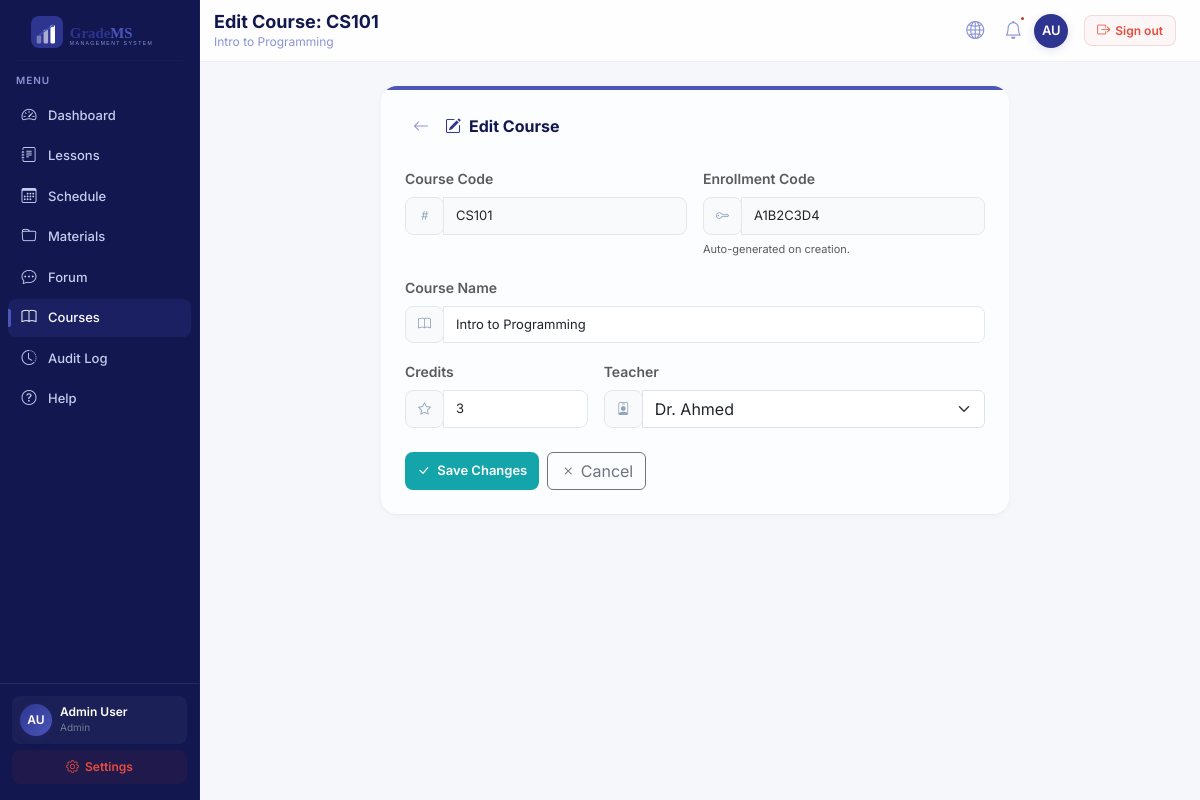
/admin/courses/1/edit (signed in), run on the app's committed database.
### tables this page shows
CREATE TABLE users (
    id INTEGER PRIMARY KEY AUTOINCREMENT,
    username TEXT UNIQUE NOT NULL,
    password_hash TEXT NOT NULL,
    full_name TEXT NOT NULL,
    email TEXT UNIQUE NOT NULL,
    role TEXT NOT NULL CHECK(role IN ('admin','teacher','student')),
    created_at TIMESTAMP DEFAULT CURRENT_TIMESTAMP
, avatar TEXT);

CREATE TABLE courses (
    id INTEGER PRIMARY KEY AUTOINCREMENT,
    course_code TEXT UNIQUE NOT NULL,
    course_name TEXT NOT NULL,
    credits INTEGER NOT NULL,
    teacher_id INTEGER REFERENCES users(id),
    enrollment_code TEXT UNIQUE NOT NULL,
    created_at TIMESTAMP DEFAULT CURRENT_TIMESTAMP
);

### blueprints/admin.py (the view, shortened to what this page needs)
@admin_bp.route('/courses/<int:course_id>/edit', methods=['GET', 'POST'])
@login_required
@require_role('admin')
@csrf_required
def edit_course(course_id):
    course = find_by_id(course_id)
    if not course:
        flash('Course not found.', 'danger')
        return redirect(url_for('admin.courses'))
    teachers = all_teachers()
    return render_template('admin/edit_course.html', course=course, teachers=teachers)

### app.py (called while the page is built)
def get_db():
    if 'db' in g:
        return g.db
    db_path = os.environ.get('TEST_DB_PATH') or os.path.join(os.path.dirname(os.path.abspath(__file__)), 'grades.db')
    conn = sqlite3.connect(db_path)
    conn.row_factory = sqlite3.Row
    conn.execute("PRAGMA foreign_keys = ON")
    return conn

### blueprints/admin.py (called while the page is built)
@admin_bp.before_request
def load_user():
    g.db = get_db()
    if 'user_id' in session:
        g.user = g.db.execute("SELECT * FROM users WHERE id=?", (session['user_id'],)).fetchone()
        if not g.user:
            session.clear()
            return redirect(url_for('auth.login'))

### models/course.py (called while the page is built)
def find_by_id(course_id: int) -> dict | None:
    db = get_conn()
    return db.execute("SELECT * FROM courses WHERE id=?", (course_id,)).fetchone()

### models/user.py (called while the page is built)
def all_teachers() -> Sequence[dict]:
    db = get_conn()
    return db.execute("SELECT * FROM users WHERE role='teacher' ORDER BY full_name").fetchall()

### utils/helpers.py (called while the page is built)
def generate_csrf_token() -> str:
    if 'csrf_token' not in session:
        session['csrf_token'] = secrets.token_hex(32)
    return session['csrf_token']

### templates/admin/edit_course.html (shortened to what this page needs)
{% extends 'base.html' %}
{% block page_content %}
{% set initials = g.user.full_name.split() | map('first') | join('') | upper %}
<div class="dashboard-wrapper">
    <aside class="dash-sidebar">
        <div class="sidebar-header">{% include '_logo.html' %}</div>
        <hr class="sidebar-divider">
        <div class="menu-label">{{ _('menu') }}</div>
        <ul class="sidebar-nav">
            <li><a href="{{ url_for('admin.dashboard') }}" class="nav-link"><i class="bi bi-speedometer2"></i>{{ _('dashboard') }}</a></li>
            <li><a href="#" class="nav-link"><i class="bi bi-journal-text"></i>{{ _('lessons') }}</a></li>
            <li><a href="#" class="nav-link"><i class="bi bi-calendar3"></i>{{ _('schedule') }}</a></li>
            <li><a href="#" class="nav-link"><i class="bi bi-folder"></i>{{ _('materials') }}</a></li>
            <li><a href="#" class="nav-link"><i class="bi bi-chat-dots"></i>{{ _('forum') }}</a></li>
            <li><a href="{{ url_for('admin.courses') }}" class="nav-link active"><i class="bi bi-book"></i>{{ _('courses') }}</a></li>
            <li><a href="{{ url_for('admin.audit_log') }}" class="nav-link"><i class="bi bi-clock-history"></i>{{ _('audit_log') }}</a></li>
            <li><a href="#" class="nav-link"><i class="bi bi-question-circle"></i>{{ _('help') }}</a></li>
        </ul>
        <div class="sidebar-footer">
            <div class="user-card">
                <div class="avatar"{% if g.user.avatar %} style="background-image:url({{ g.user.avatar }});background-size:cover;background-position:center;padding:0"{% endif %}>{% if not g.user.avatar %}{{ initials[:2] }}{% endif %}</div>
                <div class="user-info">
                    <div class="user-name">{{ g.user.full_name }}</div>
                    <div class="user-role">{{ session.role }}</div>
                </div>
            </div>
            <a href="{{ url_for('auth.profile') }}" class="sign-out"><i class="bi bi-gear"></i>{{ _('settings') }}</a>
        </div>
    </aside>
    <div class="dash-main">
        <header class="dash-topbar">
            <div class="dash-topbar-left">
                <h2>{{ _('edit_course') }}: {{ course.course_code }}</h2>
                <span class="subtitle">{{ course.course_name }}</span>
            </div>
            <div class="dash-topbar-right">
                <div class="dropdown d-inline-block">
                    <a href="#" class="lang-btn" data-bs-toggle="dropdown" aria-expanded="false" title="{{ _('language') }}"><i class="bi bi-globe2"></i></a>
                </div>
                <i class="bi bi-bell bell"><span class="badge-dot"></span></i>
                <a href="{{ url_for('auth.profile') }}" class="dash-avatar" title="{{ g.user.full_name }}">{% if not g.user.avatar %}{{ initials[:2] }}{% endif %}</a>
                <a href="{{ url_for('auth.logout') }}" class="btn-signout-top ms-1"><i class="bi bi-box-arrow-right"></i>{{ _('sign_out') }}</a>
            </div>
        </header>
        <main class="dash-content">
<div class="row justify-content-center">
    <div class="col-lg-8">
        <div class="card glass-card border-0 overflow-hidden">
            <div class="glass-accent" style="background:linear-gradient(90deg,#4B56B8,#4B56B8)"></div>
            <div class="card-body p-4">
                <div class="d-flex align-items-center gap-2 mb-4">
                    <a href="{{ url_for('admin.courses') }}" class="btn-back p-0"><i class="bi bi-arrow-left"></i></a>
                    <h5 class="mb-0 fw-bold" style="font-size:16px;color:#12174F"><i class="bi bi-pencil-square me-2" style="color:#2E3591"></i>{{ _('edit_course') }}</h5>
                </div>
                <form method="post">
                    <div class="row g-3">
                        <div class="col-md-6">
                            <label class="form-label small fw-semibold text-muted">{{ _('course_code') }}</label>
                            <div class="input-group">
                                <span class="input-group-text"><i class="bi bi-hash"></i></span>
                                <input class="form-control" value="{{ course.course_code }}" disabled>
                            </div>
                        </div>
                        <div class="col-md-6">
                            <label class="form-label small fw-semibold text-muted">{{ _('enrollment_code') }}</label>
                            <div class="input-group">
                                <span class="input-group-text"><i class="bi bi-key"></i></span>
                                <input class="form-control" value="{{ course.enrollment_code }}" disabled>
                            </div>
                            <small class="text-muted" style="font-size:11px">{{ _('auto_generated_on_create') }}</small>
                        </div>
                        <div class="col-12">
                            <label class="form-label small fw-semibold text-muted">{{ _('course_name') }}</label>
                            <div class="input-group">
                                <span class="input-group-text"><i class="bi bi-book"></i></span>
                                <input name="course_name" class="form-control" value="{{ course.course_name }}" required>
                            </div>
                        </div>
                        <div class="col-md-4">
                            <label class="form-label small fw-semibold text-muted">{{ _('credits_label') }}</label>
                            <div class="input-group">
                                <span class="input-group-text"><i class="bi bi-star"></i></span>
                                <input name="credits" class="form-control" value="{{ course.credits }}" required>
                            </div>
                        </div>
                        <div class="col-md-8">
                            <label class="form-label small fw-semibold text-muted">{{ _('teacher_label') }}</label>
                            <div class="input-group">
                                <span class="input-group-text"><i class="bi bi-person-badge"></i></span>
                                <select name="teacher_id" class="form-select">
                                    {% for t in teachers %}
                                    <option value="{{ t.id }}" {% if course.teacher_id==t.id %}selected{% endif %}>{{ t.full_name }}</option>
                                    {% endfor %}
                                </select>
                            </div>
                        </div>
                    </div>
                    <div class="d-flex gap-2 mt-4">
                        <button class="btn btn-gradient"><i class="bi bi-check-lg"></i> {{ _('save_changes') }}</button>
                        <a href="{{ url_for('admin.courses') }}" class="btn btn-outline-secondary"><i class="bi bi-x"></i> {{ _('cancel') }}</a>
                    </div>
                </form>
            </div>
        </div>
    </div>
</div>
        </main>
    </div>
</div>
{% endblock %}

### data on the page
users: user.full_name "Admin User"
courses: course_code "CS101", course_name "Intro to Programming", enrollment_code "A1B2C3D4", credits "3", teacher_id "Dr. Ahmed"

### other printed values
{{ initials[:2] }} "AU"
{{ session.role }} "Admin"
